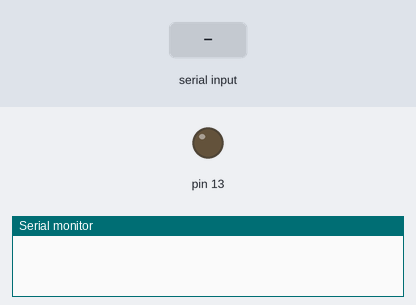
Bench run of a sketch on a simulated Arduino Uno, built with avr-gcc and run on an emulated ATmega328P. On the bench: output pins drawn as LEDs (lit = HIGH), the last lines printed to the serial monitor. The inputs (shaded band) are chosen by the test bench.

Above: at 1.2 s.
1.3 s: "on" received over Serial
At 2.5 s:
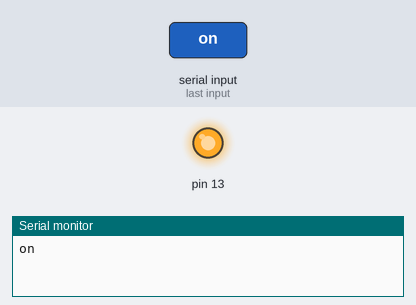
2.8 s: "off" received over Serial
At 4.2 s:
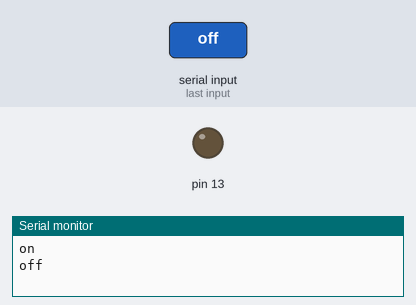
Timing chart, 0 to 5.8 s (numbered marks = the images above; inputs shaded):
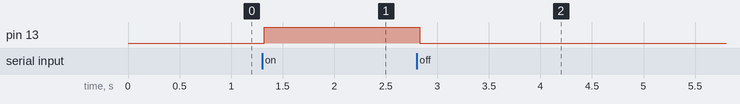

The sketch:

no_1.ino
```cpp
String control;
void setup()
{
    pinMode(13, OUTPUT);
    Serial.begin(9600);
}
void loop()
{
    while (Serial.available())
    {
        delay(10);
        char c = Serial.read();
        control = control + c;
    }
    if (control.length() > 0)
    {
        Serial.println(control);
        if (control == "on")
        {
            digitalWrite(13, HIGH);
        }
        if (control == "off")
        {
            digitalWrite(13, LOW);
        }
        control = "";
    }
}
```

Measured:
- after the input at 1.3 s, pin 13: LOW → HIGH at once
- after the input at 2.8 s, pin 13: HIGH → LOW at once
